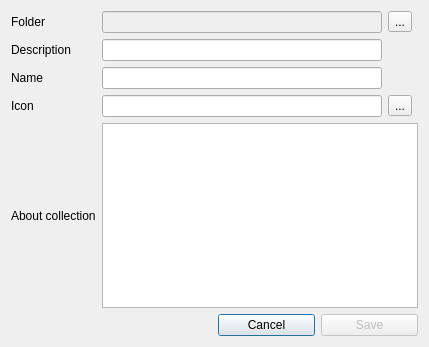
<?xml version="1.0" encoding="UTF-8"?>
<ui version="4.0">
 <class>Dialog</class>
 <widget class="QDialog" name="Dialog">
  <property name="geometry">
   <rect>
    <x>0</x>
    <y>0</y>
    <width>429</width>
    <height>347</height>
   </rect>
  </property>
  <property name="windowTitle">
   <string>Dialog</string>
  </property>
  <layout class="QGridLayout" name="gridLayout_2">
   <item row="0" column="0" colspan="2">
    <layout class="QGridLayout" name="gridLayout">
     <item row="0" column="0">
      <widget class="QLabel" name="label_8">
       <property name="text">
        <string>Folder</string>
       </property>
      </widget>
     </item>
     <item row="0" column="1">
      <widget class="QLineEdit" name="lineEdit_folder">
       <property name="enabled">
        <bool>false</bool>
       </property>
       <property name="placeholderText">
        <string/>
       </property>
      </widget>
     </item>
     <item row="0" column="2">
      <widget class="QToolButton" name="toolButton_folder">
       <property name="text">
        <string>...</string>
       </property>
      </widget>
     </item>
     <item row="1" column="0">
      <widget class="QLabel" name="label_5">
       <property name="text">
        <string>Description</string>
       </property>
      </widget>
     </item>
     <item row="1" column="1">
      <widget class="QLineEdit" name="lineEdit_desc">
       <property name="placeholderText">
        <string/>
       </property>
      </widget>
     </item>
     <item row="2" column="0">
      <widget class="QLabel" name="label_6">
       <property name="text">
        <string>Name</string>
       </property>
      </widget>
     </item>
     <item row="3" column="0">
      <widget class="QLabel" name="label_7">
       <property name="enabled">
        <bool>true</bool>
       </property>
       <property name="text">
        <string>Icon</string>
       </property>
      </widget>
     </item>
     <item row="3" column="1">
      <widget class="QLineEdit" name="lineEdit_icon">
       <property name="enabled">
        <bool>true</bool>
       </property>
       <property name="placeholderText">
        <string/>
       </property>
      </widget>
     </item>
     <item row="4" column="0">
      <widget class="QLabel" name="label_4">
       <property name="text">
        <string>About collection</string>
       </property>
      </widget>
     </item>
     <item row="4" column="1" colspan="3">
      <widget class="QTextEdit" name="textEdit_about"/>
     </item>
     <item row="3" column="2">
      <widget class="QToolButton" name="toolButton_icon">
       <property name="text">
        <string>...</string>
       </property>
      </widget>
     </item>
     <item row="2" column="1">
      <widget class="QLineEdit" name="lineEdit_name">
       <property name="placeholderText">
        <string/>
       </property>
      </widget>
     </item>
    </layout>
   </item>
   <item row="1" column="0">
    <widget class="QLabel" name="label">
     <property name="text">
      <string/>
     </property>
    </widget>
   </item>
   <item row="1" column="1">
    <layout class="QHBoxLayout" name="horizontalLayout">
     <item>
      <widget class="QPushButton" name="pushButton_cancel">
       <property name="text">
        <string>Cancel</string>
       </property>
      </widget>
     </item>
     <item>
      <widget class="QPushButton" name="pushButton_save">
       <property name="enabled">
        <bool>false</bool>
       </property>
       <property name="text">
        <string>Save</string>
       </property>
      </widget>
     </item>
    </layout>
   </item>
  </layout>
 </widget>
 <resources/>
 <connections/>
</ui>
